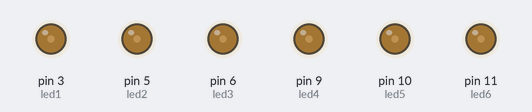
Recording of a sketch running on a simulated Arduino Uno, built with avr-gcc and run on an emulated ATmega328P. Shown: output pins drawn as LEDs (lit = HIGH).

Above: at 0.05 s.
At 1.05 s:
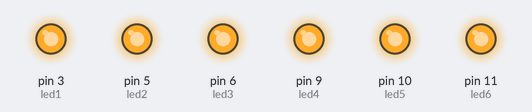
At 2.0 s:
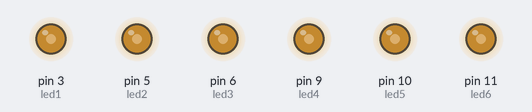
Timing chart, 0 to 4.6 s (numbered marks = the images above):
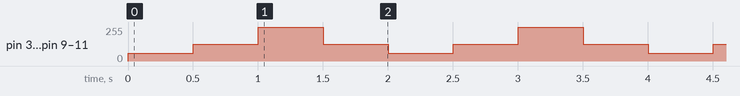

Measured:
- by itself, pin 3 (led1), pin 5 (led2), pin 6 (led3), pin 9 (led4), pin 10 (led5), pin 11 (led6): repeats every 2.0 s: 125/255 0.50 s, 255/255 0.50 s, 125/255 0.50 s, 60/255 0.50 s

The sketch:

R1-P1.ino
```cpp
/*******************************************************************************
**                                                                            **
**                           TITOL: R1 - P1                                   **
**                                                                            **
**                                                                            **
**  NOM: CARLOS RODRIGUEZ                                   DATA: 02/03/2017  **
*******************************************************************************/
//**********************************INCLUDE*************************************

//*********************************VARIABLES************************************
const int led1 = 3;
const int led2 = 5;
const int led3 = 6;
const int led4 = 9;
const int led5 = 10;
const int led6 = 11;

int velocitat = 500;
//***********************************SETUP**************************************
void setup()
{
  pinMode(led1, OUTPUT);
  pinMode(led2, OUTPUT);
  pinMode(led3, OUTPUT);
  pinMode(led4, OUTPUT);
  pinMode(led5, OUTPUT);
  pinMode(led6, OUTPUT);
}
//************************************LOOP**************************************
void loop()
{
  analogWrite(led1, 60);
  analogWrite(led2, 60);
  analogWrite(led3, 60);
  analogWrite(led4, 60);
  analogWrite(led5, 60);
  analogWrite(led6, 60);

  delay(velocitat);

  analogWrite(led1, 125);
  analogWrite(led2, 125);
  analogWrite(led3, 125);
  analogWrite(led4, 125);
  analogWrite(led5, 125);
  analogWrite(led6, 125);

  delay(velocitat);

  analogWrite(led1, 255);
  analogWrite(led2, 255);
  analogWrite(led3, 255);
  analogWrite(led4, 255);
  analogWrite(led5, 255);
  analogWrite(led6, 255);

  delay(velocitat);

  analogWrite(led1, 125);
  analogWrite(led2, 125);
  analogWrite(led3, 125);
  analogWrite(led4, 125);
  analogWrite(led5, 125);
  analogWrite(led6, 125);

  delay(velocitat);
}
//**********************************FUNCIONS************************************
```
